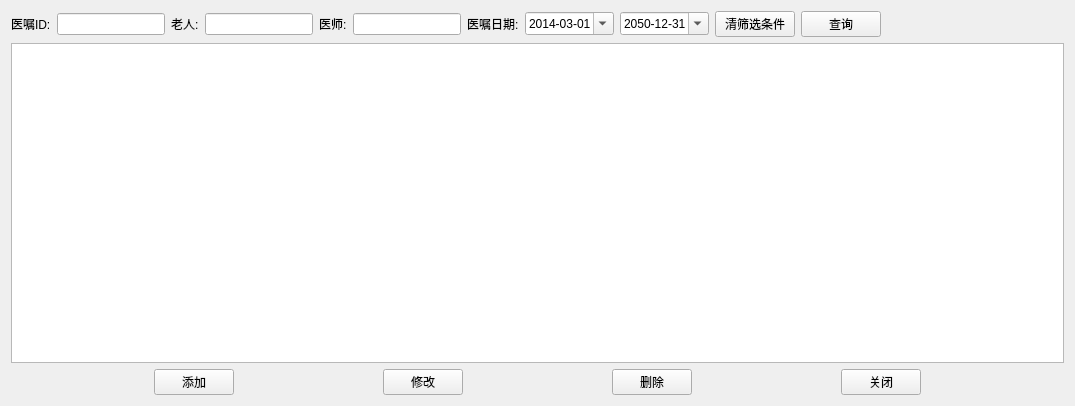
<?xml version="1.0" encoding="UTF-8"?>
<ui version="4.0">
 <class>AdviceRecord</class>
 <widget class="QWidget" name="AdviceRecord">
  <property name="geometry">
   <rect>
    <x>0</x>
    <y>0</y>
    <width>1075</width>
    <height>406</height>
   </rect>
  </property>
  <property name="windowTitle">
   <string>Form</string>
  </property>
  <layout class="QGridLayout" name="gridLayout">
   <item row="0" column="0">
    <layout class="QVBoxLayout" name="verticalLayout">
     <item>
      <layout class="QHBoxLayout" name="horizontalLayout">
       <item>
        <widget class="QLabel" name="label">
         <property name="text">
          <string>医嘱ID:</string>
         </property>
        </widget>
       </item>
       <item>
        <widget class="QLineEdit" name="lineEdit_adviceId">
         <property name="sizePolicy">
          <sizepolicy hsizetype="Preferred" vsizetype="Fixed">
           <horstretch>0</horstretch>
           <verstretch>0</verstretch>
          </sizepolicy>
         </property>
        </widget>
       </item>
       <item>
        <widget class="QLabel" name="label_2">
         <property name="text">
          <string>老人:</string>
         </property>
        </widget>
       </item>
       <item>
        <widget class="QLineEdit" name="lineEdit_elderName">
         <property name="sizePolicy">
          <sizepolicy hsizetype="Preferred" vsizetype="Fixed">
           <horstretch>0</horstretch>
           <verstretch>0</verstretch>
          </sizepolicy>
         </property>
        </widget>
       </item>
       <item>
        <widget class="QLabel" name="label_4">
         <property name="text">
          <string>医师:</string>
         </property>
        </widget>
       </item>
       <item>
        <widget class="QLineEdit" name="lineEdit_doctor">
         <property name="sizePolicy">
          <sizepolicy hsizetype="Preferred" vsizetype="Fixed">
           <horstretch>0</horstretch>
           <verstretch>0</verstretch>
          </sizepolicy>
         </property>
        </widget>
       </item>
       <item>
        <widget class="QLabel" name="label_3">
         <property name="text">
          <string>医嘱日期:</string>
         </property>
        </widget>
       </item>
       <item>
        <widget class="QDateEdit" name="dateEdit_start">
         <property name="date">
          <date>
           <year>2014</year>
           <month>3</month>
           <day>1</day>
          </date>
         </property>
         <property name="maximumDate">
          <date>
           <year>2050</year>
           <month>12</month>
           <day>31</day>
          </date>
         </property>
         <property name="minimumDate">
          <date>
           <year>2014</year>
           <month>3</month>
           <day>1</day>
          </date>
         </property>
         <property name="displayFormat">
          <string>yyyy-MM-dd</string>
         </property>
         <property name="calendarPopup">
          <bool>true</bool>
         </property>
        </widget>
       </item>
       <item>
        <widget class="QDateEdit" name="dateEdit_end">
         <property name="date">
          <date>
           <year>2050</year>
           <month>12</month>
           <day>31</day>
          </date>
         </property>
         <property name="maximumDate">
          <date>
           <year>2050</year>
           <month>12</month>
           <day>31</day>
          </date>
         </property>
         <property name="minimumDate">
          <date>
           <year>2014</year>
           <month>3</month>
           <day>1</day>
          </date>
         </property>
         <property name="displayFormat">
          <string>yyyy-MM-dd</string>
         </property>
         <property name="calendarPopup">
          <bool>true</bool>
         </property>
        </widget>
       </item>
       <item>
        <widget class="QPushButton" name="btn_clear">
         <property name="text">
          <string>清筛选条件</string>
         </property>
        </widget>
       </item>
       <item>
        <widget class="QPushButton" name="btn_search">
         <property name="text">
          <string>查询</string>
         </property>
        </widget>
       </item>
       <item>
        <spacer name="horizontalSpacer">
         <property name="orientation">
          <enum>Qt::Horizontal</enum>
         </property>
         <property name="sizeHint" stdset="0">
          <size>
           <width>40</width>
           <height>20</height>
          </size>
         </property>
        </spacer>
       </item>
      </layout>
     </item>
     <item>
      <widget class="QTableView" name="tableView"/>
     </item>
     <item>
      <layout class="QHBoxLayout" name="horizontalLayout_2">
       <item>
        <spacer name="horizontalSpacer_2">
         <property name="orientation">
          <enum>Qt::Horizontal</enum>
         </property>
         <property name="sizeHint" stdset="0">
          <size>
           <width>40</width>
           <height>20</height>
          </size>
         </property>
        </spacer>
       </item>
       <item>
        <widget class="QPushButton" name="btn_add">
         <property name="text">
          <string>添加</string>
         </property>
        </widget>
       </item>
       <item>
        <spacer name="horizontalSpacer_3">
         <property name="orientation">
          <enum>Qt::Horizontal</enum>
         </property>
         <property name="sizeHint" stdset="0">
          <size>
           <width>40</width>
           <height>20</height>
          </size>
         </property>
        </spacer>
       </item>
       <item>
        <widget class="QPushButton" name="btn_change">
         <property name="text">
          <string>修改</string>
         </property>
        </widget>
       </item>
       <item>
        <spacer name="horizontalSpacer_4">
         <property name="orientation">
          <enum>Qt::Horizontal</enum>
         </property>
         <property name="sizeHint" stdset="0">
          <size>
           <width>40</width>
           <height>20</height>
          </size>
         </property>
        </spacer>
       </item>
       <item>
        <widget class="QPushButton" name="btn_delete">
         <property name="text">
          <string>删除</string>
         </property>
        </widget>
       </item>
       <item>
        <spacer name="horizontalSpacer_5">
         <property name="orientation">
          <enum>Qt::Horizontal</enum>
         </property>
         <property name="sizeHint" stdset="0">
          <size>
           <width>40</width>
           <height>20</height>
          </size>
         </property>
        </spacer>
       </item>
       <item>
        <widget class="QPushButton" name="btn_close">
         <property name="text">
          <string>关闭</string>
         </property>
        </widget>
       </item>
       <item>
        <spacer name="horizontalSpacer_6">
         <property name="orientation">
          <enum>Qt::Horizontal</enum>
         </property>
         <property name="sizeHint" stdset="0">
          <size>
           <width>40</width>
           <height>20</height>
          </size>
         </property>
        </spacer>
       </item>
      </layout>
     </item>
    </layout>
   </item>
  </layout>
 </widget>
 <resources/>
 <connections/>
</ui>
